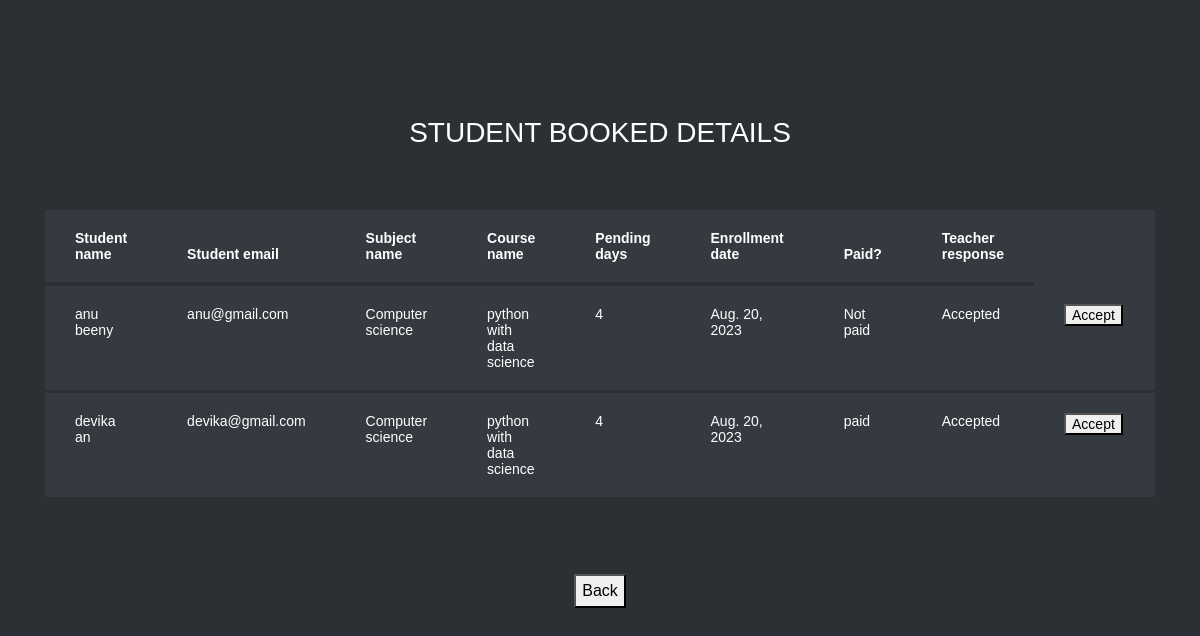
Page /stu_buk_acc (signed in) on the committed database.
### learn/models.py (models this page shows, shortened)
class Enrollment(models.Model):
    Pending_days = models.IntegerField(null=True)
    Enrollment_date = models.DateField(auto_now_add=True, null=True)
    Teacher_response = models.CharField(max_length=200, null=True)
    Course_completion_status = models.CharField(max_length=200, null=True)
    Payment_status = models.CharField(max_length=200, null=True)
    Certificate = models.FileField(null=True)
    notify = models.CharField(max_length=200, null = True)
    enrol_reg = models.ForeignKey(Registration, on_delete=models.SET_NULL, null = True, related_name = 'student_enrolled')
    enrol_tea = models.ForeignKey(Registration, on_delete=models.SET_NULL, null=True, related_name='teacher_teaching')
    enrol_cou = models.ForeignKey(Course, on_delete=models.CASCADE, null=True, related_name='course_enrolled')

class Registration(models.Model):
    Password = models.CharField(max_length=200, null=True)
    Registration_date = models.DateField(auto_now_add=True, null=True)
    Num_of_courses_enrolled = models.IntegerField(null=True)
    Num_of_courses_completed = models.IntegerField(null=True)
    Qualification = models.TextField(null=True)
    Introduction_brief = models.TextField(null=True)
    Image = models.ImageField(upload_to='media', null=True)
    Num_of_enrolled_students = models.IntegerField(null=True)
    Average_review_rating = models.IntegerField(null=True)
    Num_of_reviews = models.IntegerField(null=True)
    About_website = models.TextField(null=True)
    Registration_fee = models.IntegerField(null=True)
    User_role = models.CharField(max_length=200, null=True)
    user = models.OneToOneField(User,on_delete = models.CASCADE, null = True)

class Course(models.Model):
    Course_title = models.CharField(max_length=200, null=True)
    Course_brief = models.TextField(null=True)
    Course_duration = models.IntegerField(null=True)
    Course_fee = models.FloatField(null=True)
    Language = models.CharField(max_length=200, null=True)
    cou_cat = models.ForeignKey(Category, on_delete=models.CASCADE, null=True,related_name = 'Course_to_category')
    cou_reg = models.ForeignKey(Registration, on_delete=models.SET_NULL, null=True, related_name = 'Course_to_registration')

class Category(models.Model):
    Category_title = models.CharField(max_length=200, null=True)
    Image = models.ImageField(null=True)

### learn/views.py (the view)
# urls.py: path('stu_buk_acc', learn.views.stu_buk_acc, name='stu_buk_acc'),
def stu_buk_acc(request):
    stzz = Enrollment.objects.filter(enrol_tea = request.session['logg'])
    return render(request,'stu_buk_acc.html',{'stzz':stzz})

### Template/stu_buk_acc.html (shortened to what this page needs)
{% load static %}
<html lang="en">
  <head>
	<link rel="stylesheet" href="https://stackpath.bootstrapcdn.com/font-awesome/4.7.0/css/font-awesome.min.css">
	<link rel="stylesheet" href="{% static 'tabble/css/style.css' %}">
	</head>
	<body>
	<section class="ftco-section">
		<div class="container">
			<div class="row justify-content-center">
				<div class="col-md-6 text-center mb-5">
					<h2 class="heading-section">STUDENT BOOKED DETAILS</h2>
				</div>
			</div>
			{% if stzz %}
			<div class="row">
				<div class="col-md-12">
					<div class="table-wrap">
						<table class="table table-bordered table-dark table-hover">
						  <thead>
						    <tr>
                              <th>
                                  Student name
                              </th>
                              <th>
                                  Student email
                              </th>
                              <th>
                                  Subject name
                              </th>
                              <th>
                                  Course name
                              </th>
                              <th>
                                  Pending days
                              </th>
                              <th>
                                  Enrollment date
                              </th>
                              <th>
                                  Paid?
                              </th>
                              <th>
                                  Teacher response
                              </th>
						    </tr>
						  </thead>
						  <tbody>
						{% for i in stzz %}
						    <tr>
                                <td>
                                    {{i.enrol_reg.user.first_name}} {{i.enrol_reg.user.last_name}}
                                </td>
                                <td>
                                    {{i.enrol_reg.user.email}}
                                </td>
                                <td>
                                    {{i.enrol_cou.cou_cat.Category_title}}
                                </td>
                                <td>
                                    {{i.enrol_cou.Course_title}}
                                </td>
                                <td>
                                    {{i.Pending_days}}
                                </td>
                                <td>
                                    {{i.Enrollment_date}}
                                </td>
                                 <td>
                                     {% if i.Payment_status %}
                                     {{i.Payment_status}}
                                     {% else %}
                                     Not paid
                                     {% endif %}
                                </td>
                                <td>
                                    {{i.Teacher_response}}
                                </td>
                                <td>
                                    <button type="submit" onclick="location.href='{% url 'stu_accept' i.id %}'" name='t_h'>Accept</button>
                                </td>
                                <td>
                                </td>
						    </tr>
						  {% endfor %}
						  </tbody>
						</table>
					</div>
				</div>
			</div>
			{% else %}
			<h1 align="center" style="color:blue">No students booked yet</h1>
			{% endif %}
		</div>
		<br><br>
		<div align="center">
			<button type="submit" onclick="location.href='{% url 'teacher_home' %}'" name='mybtn2'>Back</button>
		</div>
	</section>
	</body>
</html>

### rows in the picture
Enrollment: enrol_reg.user.first_name "anu", enrol_reg.user.last_name "beeny", enrol_reg.user.email "anu@gmail.com", enrol_cou.cou_cat.Category_title "Computer science", enrol_cou.Course_title "python with data science", Pending_days "4", Enrollment_date "Aug. 20, 2023", shows "Not paid", Teacher_response "Accepted"
Enrollment: enrol_reg.user.first_name "devika", enrol_reg.user.last_name "an", enrol_reg.user.email "devika@gmail.com", enrol_cou.cou_cat.Category_title "Computer science", enrol_cou.Course_title "python with data science", Pending_days "4", Enrollment_date "Aug. 20, 2023", Payment_status "paid", Teacher_response "Accepted"
